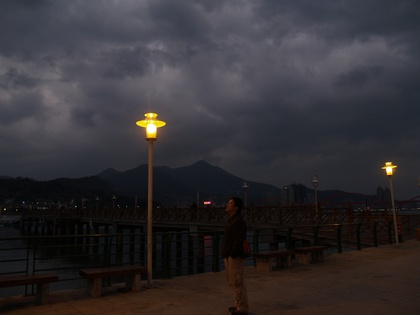
%> input picture PICTURE/cloudy (6).jpg, 420 x 315 px, shrunk from 1280 x 960 before the run
$ octave papercode.m   (GNU Octave 9; MATLAB toolbox functions it lacks are replaced by stand-ins)
%> lines starting %> are read from the running program, lines starting %| are printed output that depends on the picture
newImageRGB = imread('cloudy (6).jpg');
%> newImageRGB is the input picture: size 315x420x3 uint8; mean R, G, B 50, 46.9, 50.3
figure(1);
imshow(newImageRGB);

% %--------------Histogram Equalization-----------------
bin=255;
Val=reshape(newImageRGB,[],1);
Val=double(Val);
I=hist(Val,0:bin);
%> I = 256 values, max 5622 at index 11, min 0 at index 155, mean 1550.4
Output=I/numel(newImageRGB);
%> Output = 256 values, max 0.0142 at index 11, min 0 at index 155, mean 0.00391
CSum=cumsum(Output);
%> CSum = 256 values from 0.00511 to 1
HIm=CSum(newImageRGB+1);
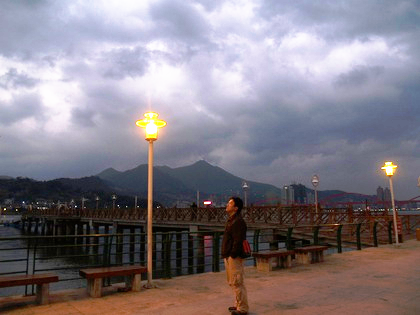
%> HIm: size 315x420x3 double; mean R, G, B 0.515, 0.484, 0.516
HIm=uint8(HIm*bin);
%> HIm: size 315x420x3 uint8
%figure, imshow(HIm);

grayimg = rgb2gray(HIm);
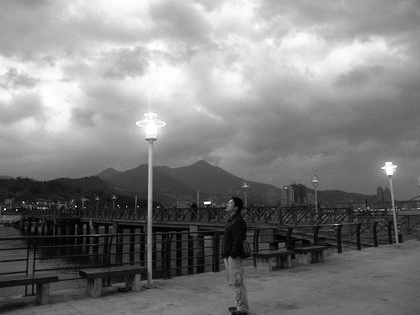
%> grayimg: size 315x420 uint8; min 1, max 255, mean 126.7
grayimg = im2double(grayimg);
%> grayimg: size 315x420 double

% [8 lines of commented-out code are left out]

newImageHSV = rgb2hsv(HIm);
%> newImageHSV: size 315x420x3 double; mean H, S, V 0.47, 0.263, 0.57
H = newImageHSV(:,:,1);
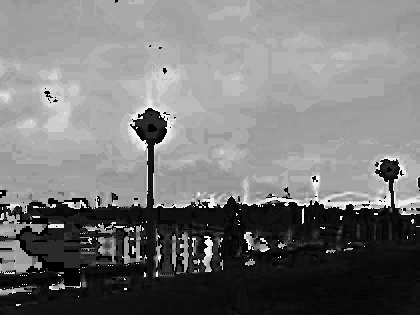
%> H: size 315x420 double; min 0, max 0.995, mean 0.47
S = newImageHSV(:,:,2);
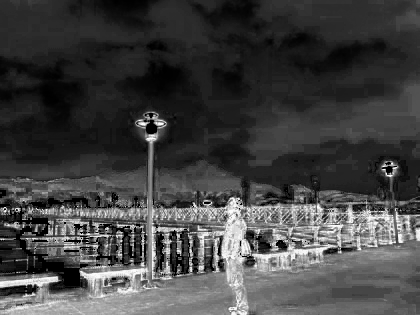
%> S: size 315x420 double; min 0, max 0.996, mean 0.263
V = newImageHSV(:,:,3);
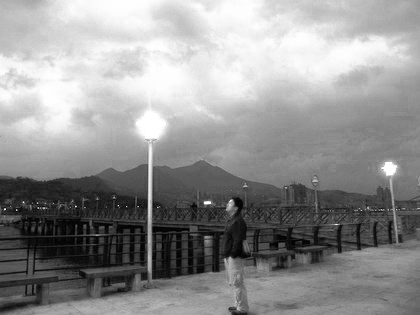
%> V: size 315x420 double; min 0.00392, max 1, mean 0.57
 figure(2);
 imshow(V);

% [7 lines of commented-out code are left out]
guide=grayimg;
input=V;
win_size = 5;

%> (the run ends here)

$ run again, with PICTURE/cloudy (12).jpg copied over PICTURE/cloudy (6).jpg
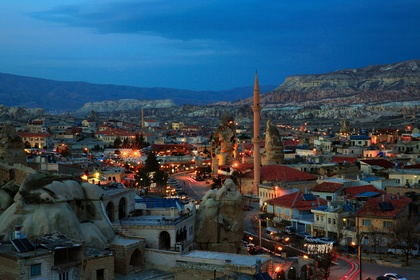
%> input picture PICTURE/cloudy (12).jpg, 420 x 280 px, shrunk from 960 x 639 before the run
%> newImageRGB is the input picture: size 280x420x3 uint8; mean R, G, B 48.9, 74.8, 93.9
%> I = 256 values, max 3583 at index 50, min 5 at index 255, mean 1378.1
%> Output = 256 values, max 0.0102 at index 50, min 1.42e-05 at index 255, mean 0.00391
%> CSum = 256 values from 0.00518 to 1
%> newImageHSV: size 280x420x3 double; mean H, S, V 0.414, 0.491, 0.655
%> `S = newImageHSV(:,:,2);`:
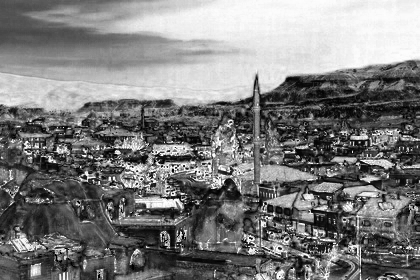
%> S: size 280x420 double; min 0, max 0.996, mean 0.491
%> `V = newImageHSV(:,:,3);`:
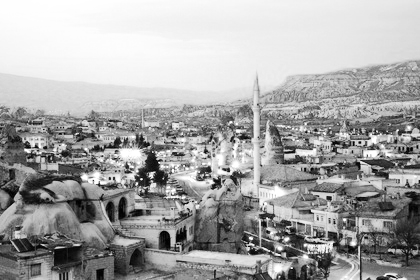
%> V: size 280x420 double; min 0.00392, max 1, mean 0.655
